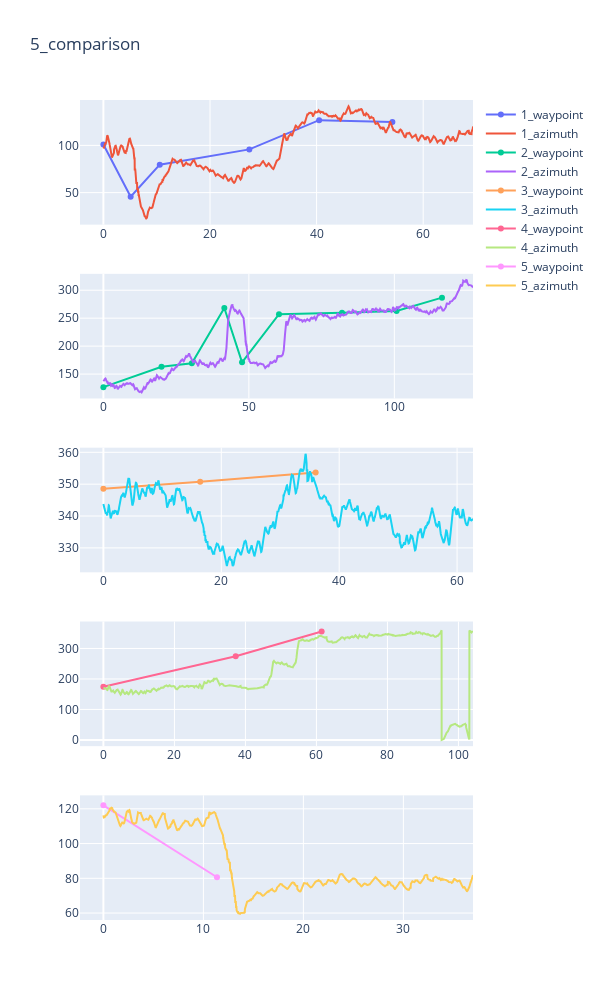

The notebook cell this image was saved under:
### Code cell
numPaths = 5
fig = make_subplots(rows=numPaths, cols=1)


for index in range(numPaths):
    pathFile = pathFilesList[20 + index] ## 10 + 
    ##print(pathFile)

    pathWayPointData = getPathWaypointData(pathFile)
    pathWayPointData['dt'] = (pathWayPointData['timestamp'] - pathWayPointData.iloc[0,0]) / 1000.0
    pathWaypointYaw = np.rad2deg(np.arctan2(np.diff(pathWayPointData.y), np.diff(pathWayPointData.x))) + 180.0

    ## path waypoints
    waypoints = pathWayPointData.loc[:,['x', 'y']].values
    localWayPoints = waypoints - waypoints[0]
    ## plt.plot(waypoints[:,0], waypoints[:,1])
    
    pathImuData = imuData[imuData.path == pathFile]
    pathImuData['dt'] = (pathImuData['timestamp'] - pathImuData['timestamp'][0]) / 1000.0
    pathImuData['yaw'] = pathImuData.apply(lambda row: getYawFromEuler(row['ahrs_q1'], row['ahrs_q2'], row['ahrs_q3']),axis=1)

    fig.add_trace(go.Scatter(x=pathWayPointData.dt, y=pathWaypointYaw, name =f'{index+1}_waypoint'), row=index+1, col=1)
    fig.add_trace(go.Scatter(x=pathImuData.dt, y=pathImuData.yaw, name =f'{index+1}_azimuth'), row=index+1, col=1)

fig.update_layout(height=1000, width=600, title_text=f"{numPaths}_comparison")    
fig.show()

### Figure 1 — Plotly figure (JSON) as saved in the notebook; plotly's stock layout.template omitted (floating-point values rounded to 4 significant figures; data arrays with more than 128 entries replaced by an {"elided": "..."} marker saying what was removed)
{"data": [{"name": "1_waypoint", "type": "scatter", "x": [0, 5.113, 10.57, 27.38, 40.47, 54.22, 67.94], "xaxis": "x", "y": [101.0, 45.64, 79.62, 95.76, 126.7, 124.9], "yaxis": "y"}, {"name": "1_azimuth", "type": "scatter", "x": {"elided": "3492 float values"}, "xaxis": "x", "y": {"elided": "3492 float values"}, "yaxis": "y"}, {"name": "2_waypoint", "type": "scatter", "x": [0, 19.98, 30.4, 41.57, 47.66, 60.36, 82.02, 100.8, 116.4, 125.0], "xaxis": "x2", "y": [126.7, 163.2, 169.3, 268.2, 171.0, 257.2, 259.5, 262.9, 286.7], "yaxis": "y2"}, {"name": "2_azimuth", "type": "scatter", "x": {"elided": "6418 float values"}, "xaxis": "x2", "y": {"elided": "6418 float values"}, "yaxis": "y2"}, {"name": "3_waypoint", "type": "scatter", "x": [0, 16.42, 36.01, 61.44], "xaxis": "x3", "y": [348.6, 350.8, 353.7], "yaxis": "y3"}, {"name": "3_azimuth", "type": "scatter", "x": {"elided": "3168 float values"}, "xaxis": "x3", "y": {"elided": "3168 float values"}, "yaxis": "y3"}, {"name": "4_waypoint", "type": "scatter", "x": [0, 37.27, 61.47, 98.74], "xaxis": "x4", "y": [174.7, 274.6, 355.6], "yaxis": "y4"}, {"name": "4_azimuth", "type": "scatter", "x": {"elided": "5259 float values"}, "xaxis": "x4", "y": {"elided": "5259 float values"}, "yaxis": "y4"}, {"name": "5_waypoint", "type": "scatter", "x": [0, 11.36, 33.45], "xaxis": "x5", "y": [122.0, 80.59], "yaxis": "y5"}, {"name": "5_azimuth", "type": "scatter", "x": {"elided": "1868 float values"}, "xaxis": "x5", "y": {"elided": "1868 float values"}, "yaxis": "y5"}], "layout": {"height": 1000, "title": {"text": "5_comparison"}, "width": 600, "xaxis": {"anchor": "y", "domain": [0, 1]}, "xaxis2": {"anchor": "y2", "domain": [0, 1]}, "xaxis3": {"anchor": "y3", "domain": [0, 1]}, "xaxis4": {"anchor": "y4", "domain": [0, 1]}, "xaxis5": {"anchor": "y5", "domain": [0, 1]}, "yaxis": {"anchor": "x", "domain": [0.848, 1]}, "yaxis2": {"anchor": "x2", "domain": [0.636, 0.788]}, "yaxis3": {"anchor": "x3", "domain": [0.424, 0.576]}, "yaxis4": {"anchor": "x4", "domain": [0.212, 0.364]}, "yaxis5": {"anchor": "x5", "domain": [0, 0.152]}}}
